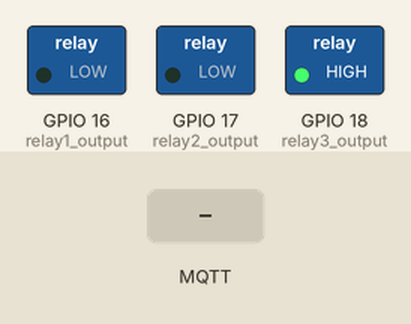
Bench run of a sketch on a simulated ESP32. Parts: switched loads named in the sketch (green lamp = pin HIGH). Inputs (shaded band) come from the test bench. WiFi joins after 1.5 s; servers stay silent unless stated; random numbers use the default seed unless the sketch sets one; no MQTT or app messages arrive unless stated; what the sketch prints to the serial monitor is not drawn.

Above: at 2.7 s.
2.8 s: MQTT message "0" arrives on the first subscribed topic
At 3.3 s:
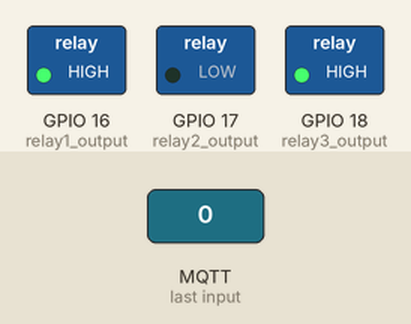
5.5 s: MQTT message "1" arrives on the first subscribed topic
At 6.4 s:
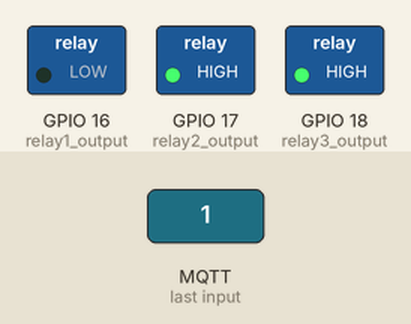
8.2 s: MQTT message "2" arrives on the first subscribed topic
At 10.3 s:
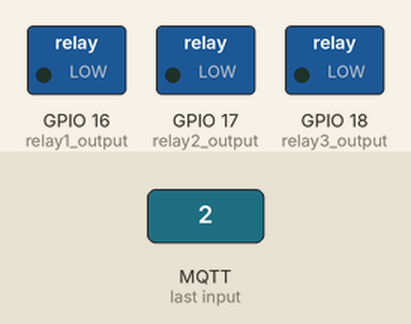
10.9 s: MQTT message "0" arrives on the first subscribed topic
At 11.8 s:
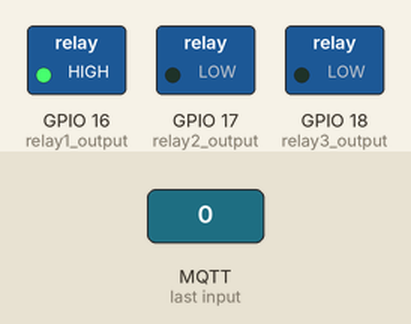
13.6 s: MQTT message "1" arrives on the first subscribed topic
At 14.0 s:
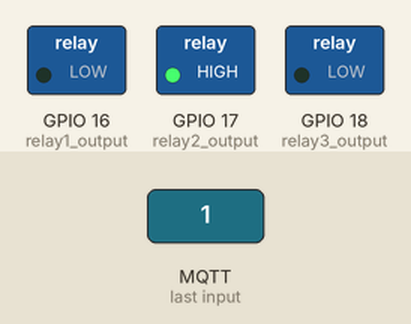
Timing chart, 0 to 16.6 s (numbered marks = the images above; inputs shaded):
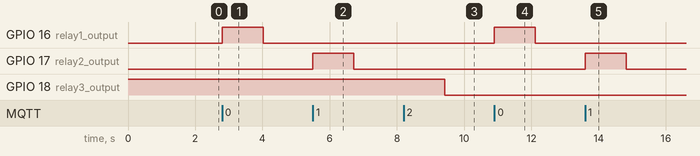

Measured:
- after the input at 2.8 s, GPIO 16 (relay1_output): LOW → HIGH at once, → LOW 1.2 s later
- after the input at 5.5 s, GPIO 17 (relay2_output): LOW → HIGH at once, → LOW 1.2 s later
- after the input at 8.2 s, GPIO 18 (relay3_output): HIGH → LOW after 1.2 s
- after the input at 10.9 s, GPIO 16 (relay1_output): LOW → HIGH at once, → LOW 1.2 s later
- after the input at 13.6 s, GPIO 17 (relay2_output): LOW → HIGH at once, → LOW 1.2 s later

The sketch:

relay.ino
```cpp
#include <WiFi.h>
#include <PubSubClient.h>
#include <Ticker.h>
#include "esp_timer.h"


char* ssid = "";
char* password = "";

char* MQTTServer = "192.168.1.196";
int MQTTPort = 1883;		//MQTT Port
char* MQTTUser = "";
char* MQTTPassword = "";

//訂閱主題
char* MQTTSubTopic1 = "myTopic/relay";

String wifi_buffer;
boolean wifi_flag;
boolean timebase_f;

#define relay1_output 16
#define relay2_output 17
#define relay3_output 18

boolean relay1_f=false;
boolean relay2_f=false;
boolean relay3_f=false;
int relay1_counter;
int relay2_counter;
int relay3_counter;

Ticker timer_once;

WiFiClient WifiClient;
PubSubClient MQTTClient(WifiClient);


esp_timer_handle_t timer_handle;  // 定義計時器變數

void IRAM_ATTR onTimer(void* arg) {
    // 執行中斷時要執行的代碼
    timebase_f = true;
}

void timer_setting(int micro_Second){
    // 計時器配置
    esp_timer_create_args_t timer_args = {
        .callback = &onTimer,      // 指定回調函數
        .name = "MyTimer"          // 計時器名稱
    };
    esp_timer_create(&timer_args, &timer_handle); // 創建計時器
    esp_timer_start_periodic(timer_handle, micro_Second);  //啟動計時器（微秒）
}


void setup() {
  Serial.begin(115200);

  pinMode(relay1_output, OUTPUT);
  pinMode(relay2_output, OUTPUT);
  pinMode(relay3_output, OUTPUT);
  digitalWrite(relay3_output, HIGH);

  //設置timer中斷
  timer_setting(1000);

  //開始WiFi連線
  WifiConnecte();

  //開始MQTT連線
  MQTTConnecte();
}

void loop() {
  //如果WiFi連線中斷，則重啟WiFi連線
  if (WiFi.status() != WL_CONNECTED) {
      WifiConnecte();
    }

  //如果MQTT連線中斷，則重啟MQTT連線
  if (!MQTTClient.connected()) {
      MQTTConnecte();
    }

  //1ms執行一圈
  if(timebase_f){
     MQTTClient.loop();//更新訂閱狀態

     //確定topic相同
     if(wifi_flag == 1){
       //判斷mqtt傳來的值
       if (wifi_buffer == "0") {
        relay1_counter = 1000;
        relay1_f = true;
        digitalWrite(relay1_output, HIGH);
      }
      if (wifi_buffer == "1") {
        relay2_counter = 1000;
        relay2_f = true;
        digitalWrite(relay2_output, HIGH);
      }
      if (wifi_buffer == "2") {
        relay3_counter = 1000;
        relay3_f = true;
        digitalWrite(relay3_output, HIGH);
      }
      wifi_flag = 0;
    }


   //開始計算1秒
   if(relay1_f == true){
      relay1_counter--;
      if(relay1_counter == 0){
        digitalWrite(relay1_output, LOW);
        relay1_f = false;
      }
   }
   if(relay2_f == true){
      relay2_counter--;
      if(relay2_counter == 0){
        digitalWrite(relay2_output, LOW);
        relay2_f = false;
      }
   }
   if(relay3_f == true){
      relay3_counter--;
      if(relay3_counter == 0){
        digitalWrite(relay3_output, LOW);
        relay3_f = false;
      }
   }
  timebase_f = false;
  }
}


//開始WiFi連線
void WifiConnecte() {
  //開始WiFi連線
  WiFi.begin(ssid, password);
  while (WiFi.status() != WL_CONNECTED) {
      delay(500);
      Serial.print(".");
  }
  Serial.println("WiFi連線成功");
  Serial.print("IP Address:");
  Serial.println(WiFi.localIP());
}

//開始MQTT連線
void MQTTConnecte() {
  MQTTClient.setServer(MQTTServer, MQTTPort);
  MQTTClient.setCallback(MQTTCallback);
  while (!MQTTClient.connected()) {
    //以亂數為ClietID
    String MQTTClientid = "esp32-" + String(random(1000000, 9999999));
    if (MQTTClient.connect(MQTTClientid.c_str(), MQTTUser, MQTTPassword)) {
      //連結成功，顯示「已連線」。
      Serial.println("MQTT已連線");
      //訂閱SubTopic1主題
      MQTTClient.subscribe(MQTTSubTopic1);
    } else {
      //若連線不成功，則顯示錯誤訊息，並重新連線
      Serial.print("MQTT連線失敗,狀態碼=");
      Serial.println(MQTTClient.state());
      Serial.println("五秒後重新連線");
      delay(5000);
    }
  }
}

//接收到訂閱時
void MQTTCallback(char* topic, byte* payload, unsigned int length) {
  Serial.print(topic);
  Serial.print("訂閱通知:");

  //將接收的payload轉成字串
  String payloadString;
  for (int i = 0; i < length; i++) {
    payloadString = payloadString + (char)payload[i];
  }
  Serial.println(payloadString);

  //比對主題是否為訂閱主題1
  if (strcmp(topic, MQTTSubTopic1) == 0) {
    Serial.println("pin：" + payload[0]);
    wifi_flag = 1;  //topic 相同，開啟 wifi 判定
    wifi_buffer = payloadString;

  }
}
```
